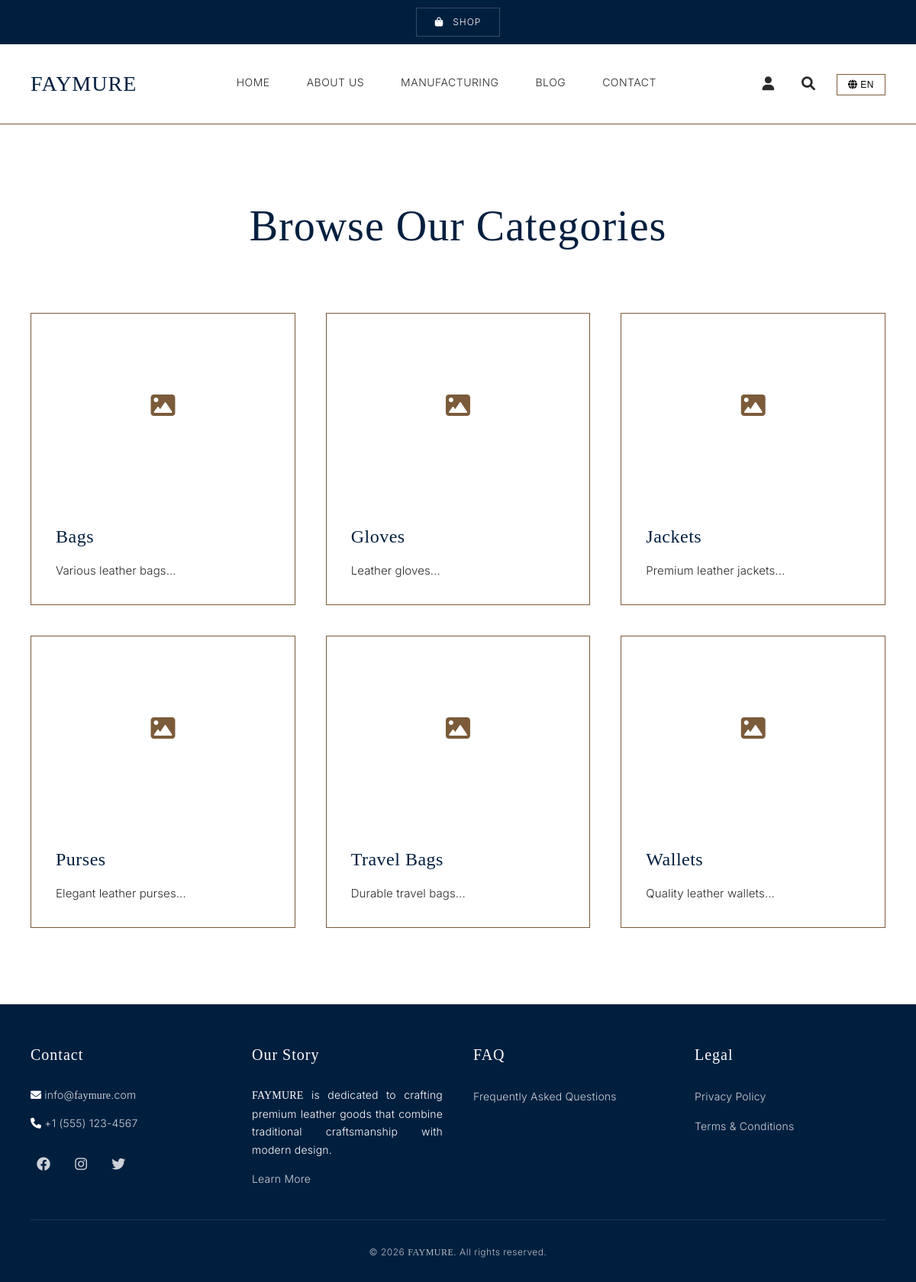
/categories.php, run on the app's committed database.
### tables this page shows
CREATE TABLE IF NOT EXISTS categories (
    id INT AUTO_INCREMENT PRIMARY KEY,
    name VARCHAR(100) NOT NULL,
    slug VARCHAR(100) UNIQUE NOT NULL,
    description TEXT,
    image VARCHAR(255),
    parent_id INT NULL,
    sort_order INT DEFAULT 0,
    created_at TIMESTAMP DEFAULT CURRENT_TIMESTAMP,
    deleted_at TIMESTAMP NULL,
    FOREIGN KEY (parent_id) REFERENCES categories(id) ON DELETE SET NULL
);

### categories.php (the view, shortened to what this page needs)
<?php
require_once 'includes/header.php';
$conn = getDBConnection();
$categories = $conn->query("SELECT * FROM categories WHERE deleted_at IS NULL ORDER BY sort_order, name")->fetch_all(MYSQLI_ASSOC);
?>
    <main class="categories-page">
        <div class="container">
            <h1 class="page-title reveal">Browse Our Categories</h1>
            <div class="categories-grid stagger">
                <?php foreach ($categories as $category): ?>
                    <a href="<?php echo (defined('BASE_PATH') ? BASE_PATH : ''); ?>/products?category=<?php echo $category['slug']; ?>" class="category-card hover-lift reveal">
                        <div class="category-image">
                            <?php if ($category['image']): ?>
                                <img src="<?php echo htmlspecialchars($category['image']); ?>" alt="<?php echo htmlspecialchars($category['name']); ?>">
                            <?php else: ?>
                                <div class="placeholder-image">
                                    <i class="fas fa-image"></i>
                                </div>
                            <?php endif; ?>
                        </div>
                        <div class="category-info">
                            <h3><?php echo htmlspecialchars($category['name']); ?></h3>
                            <?php if ($category['description']): ?>
                                <p><?php echo htmlspecialchars(substr($category['description'], 0, 100)); ?>...</p>
                            <?php endif; ?>
                        </div>
                    </a>
                <?php endforeach; ?>
            </div>
        </div>
    </main>
<?php require_once 'includes/footer.php'; ?>

### assets/css/style.css (style rules this page uses)
* { margin: 0; padding: 0; box-sizing: border-box; }
:root { --primary-color: #001F3F; --secondary-color: #7B5B3A; --accent-color: #FF6F20; --background-color: #FFFFFF; --text-color: #2A2A2A; --text-secondary: #2A2A2A; --border-color: #7B5B3A; --dark-color: #001F3F; --shadow: rgba(0, 0, 0, 0.08); }
body { font-family: 'Inter', -apple-system, BlinkMacSystemFont, 'Segoe UI', sans-serif; color: var(--text-color); line-height: 1.7; background-color: var(--background-color); font-weight: 400; font-size: 16px; -webkit-font-smoothing: antialiased; -moz-osx-font-smoothing: grayscale; letter-spacing: -0.01em; }
.container { max-width: 1200px; margin: 0 auto; padding: 0 40px; }
.categories-page { padding: 100px 0; }
.page-title { font-family: 'Playfair Display', serif; text-align: center; font-size: 56px; color: var(--primary-color); margin-bottom: 80px; font-weight: 500; letter-spacing: 1px; text-transform: none; line-height: 1.2; }
.categories-grid { display: grid; grid-template-columns: repeat(auto-fill, minmax(300px, 1fr)); gap: 40px; }
.category-card { background: var(--background-color); border-radius: 0; overflow: hidden; text-decoration: none; color: var(--text-color); transition: all 0.3s ease; border: 1px solid var(--border-color); }
.category-image { height: 240px; overflow: hidden; background: var(--background-color); }
.placeholder-image { display: flex; align-items: center; justify-content: center; height: 100%; font-size: 32px; color: var(--border-color); }
.category-info { padding: 32px; }
.category-info h3 { font-family: 'Playfair Display', serif; color: var(--primary-color); margin-bottom: 12px; font-weight: 500; font-size: 24px; letter-spacing: 0.5px; text-transform: none; }
.category-info p { font-size: 15px; color: var(--text-color); font-weight: 300; line-height: 1.6; letter-spacing: 0.1px; }

### assets/css/animations.css (style rules this page uses)
.reveal { opacity: 0; transform: translateY(12px); transition: opacity 360ms ease-out, transform 360ms ease-out; }
.reveal.in-view { opacity: 1; transform: translateY(0); }
.stagger .reveal:nth-child(1) { transition-delay: 0ms; }
.stagger .reveal:nth-child(2) { transition-delay: 90ms; }
.stagger .reveal:nth-child(3) { transition-delay: 180ms; }
.stagger .reveal:nth-child(4) { transition-delay: 270ms; }
.stagger .reveal:nth-child(5) { transition-delay: 360ms; }
.stagger .reveal:nth-child(6) { transition-delay: 450ms; }
.hover-lift { transition: transform 280ms ease-out, box-shadow 280ms ease-out; }

### data on the page
categories: name "Bags", description "Various leather bags"
categories: name "Gloves", description "Leather gloves"
categories: name "Jackets", description "Premium leather jackets"
categories: name "Purses", description "Elegant leather purses"
categories: name "Travel Bags", description "Durable travel bags"
categories: name "Wallets", description "Quality leather wallets"

### other printed values
t('shop') "SHOP"
t('home') "HOME"
t('about') "ABOUT US"
t('manufacturing') "MANUFACTURING"
t('blog') "BLOG"
t('contact') "CONTACT"
$current_lang "EN"
$email "info@"
$phone "+1 (555) 123-4567"
